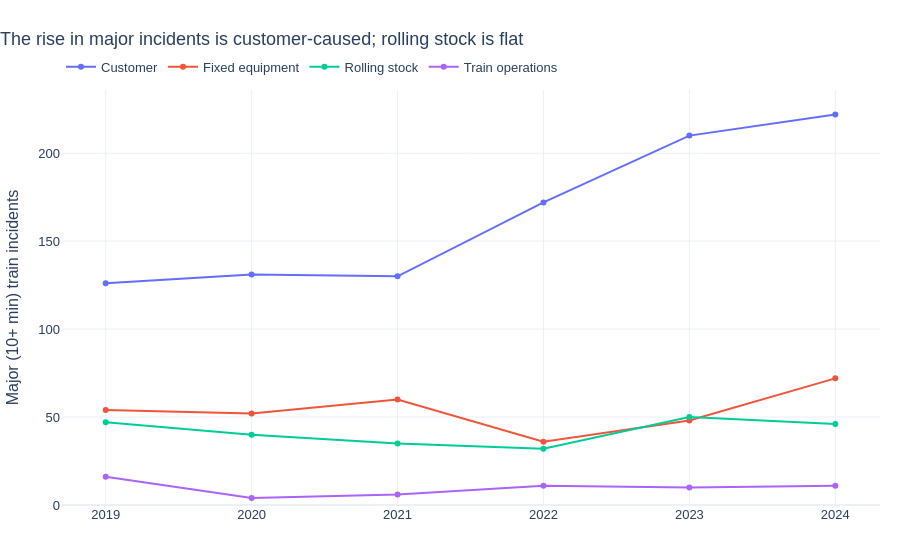

This figure's notebook cell:
### Code cell
by_cause = (
    major.assign(cause=major[Inc.cause_primary].map(CAUSES))
    .groupby([Inc.year, "cause"])
    .size()
    .rename("incidents")
    .reset_index()
)
fig = px.line(
    by_cause,
    x=Inc.year,
    y="incidents",
    color="cause",
    markers=True,
    category_orders={"cause": list(CAUSES.values())},
    labels={Inc.year: "", "incidents": "Major (10+ min) train incidents", "cause": ""},
    title="The rise in major incidents is customer-caused; rolling stock is flat",
)
fig.update_yaxes(rangemode="tozero")
fig.update_xaxes(dtick=1)
plots.save(fig, "reliability_major_by_cause")

### Figure 1 — Plotly figure (JSON) as saved in the notebook; plotly's stock layout.template omitted (floating-point values rounded to 4 significant figures)
{"data": [{"hovertemplate": "=%{x}<br>Major (10+ min) train incidents=%{y}<extra></extra>", "legendgroup": "Customer", "line": {"color": "#636efa", "dash": "solid"}, "marker": {"symbol": "circle"}, "mode": "lines+markers", "name": "Customer", "orientation": "v", "showlegend": true, "type": "scatter", "x": [2019, 2020, 2021, 2022, 2023, 2024], "xaxis": "x", "y": [126, 131, 130, 172, 210, 222], "yaxis": "y"}, {"hovertemplate": "=%{x}<br>Major (10+ min) train incidents=%{y}<extra></extra>", "legendgroup": "Fixed equipment", "line": {"color": "#EF553B", "dash": "solid"}, "marker": {"symbol": "circle"}, "mode": "lines+markers", "name": "Fixed equipment", "orientation": "v", "showlegend": true, "type": "scatter", "x": [2019, 2020, 2021, 2022, 2023, 2024], "xaxis": "x", "y": [54, 52, 60, 36, 48, 72], "yaxis": "y"}, {"hovertemplate": "=%{x}<br>Major (10+ min) train incidents=%{y}<extra></extra>", "legendgroup": "Rolling stock", "line": {"color": "#00cc96", "dash": "solid"}, "marker": {"symbol": "circle"}, "mode": "lines+markers", "name": "Rolling stock", "orientation": "v", "showlegend": true, "type": "scatter", "x": [2019, 2020, 2021, 2022, 2023, 2024], "xaxis": "x", "y": [47, 40, 35, 32, 50, 46], "yaxis": "y"}, {"hovertemplate": "=%{x}<br>Major (10+ min) train incidents=%{y}<extra></extra>", "legendgroup": "Train operations", "line": {"color": "#ab63fa", "dash": "solid"}, "marker": {"symbol": "circle"}, "mode": "lines+markers", "name": "Train operations", "orientation": "v", "showlegend": true, "type": "scatter", "x": [2019, 2020, 2021, 2022, 2023, 2024], "xaxis": "x", "y": [16, 4, 6, 11, 10, 11], "yaxis": "y"}], "layout": {"legend": {"title": {"text": ""}, "tracegroupgap": 0}, "title": {"text": "The rise in major incidents is customer-caused; rolling stock is flat"}, "xaxis": {"anchor": "y", "domain": [0.0, 1.0], "dtick": 1, "title": {"text": ""}}, "yaxis": {"anchor": "x", "domain": [0.0, 1.0], "rangemode": "tozero", "title": {"text": "Major (10+ min) train incidents"}}}}
